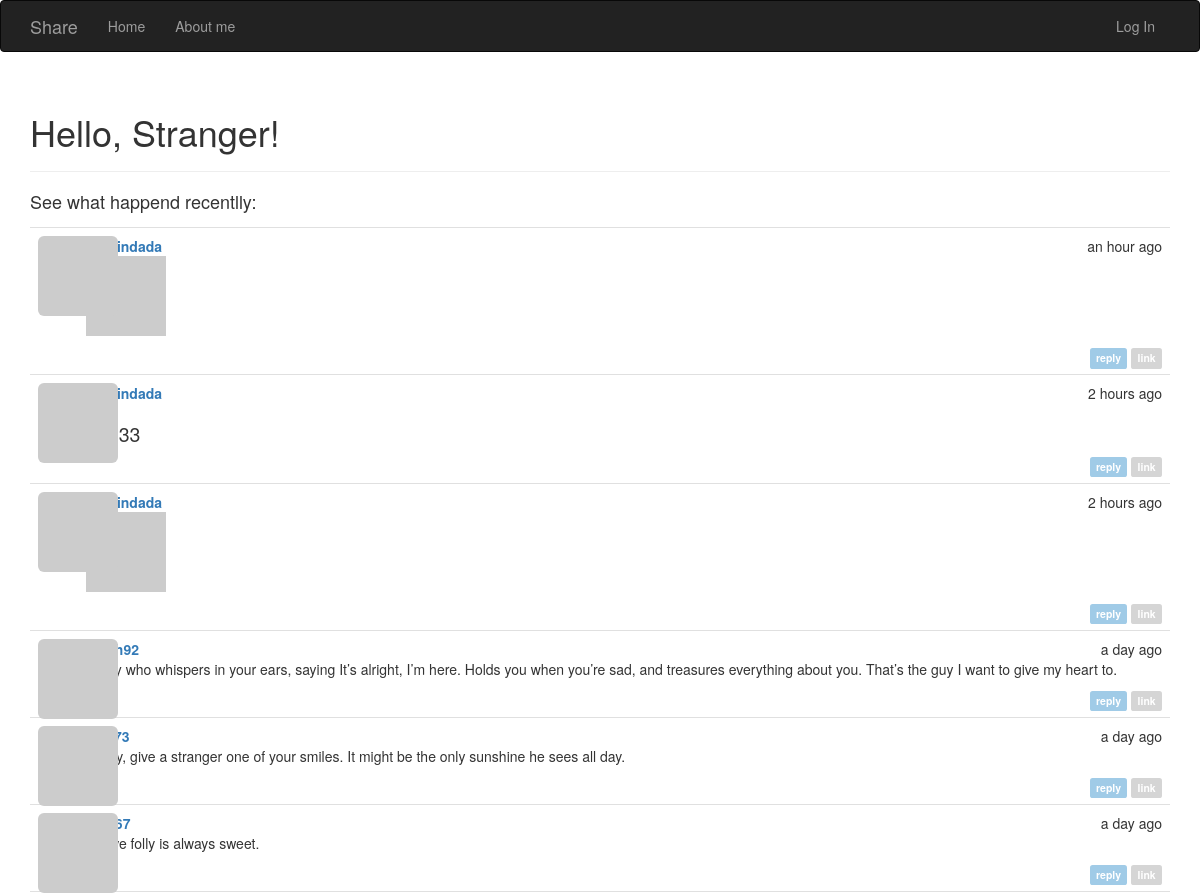
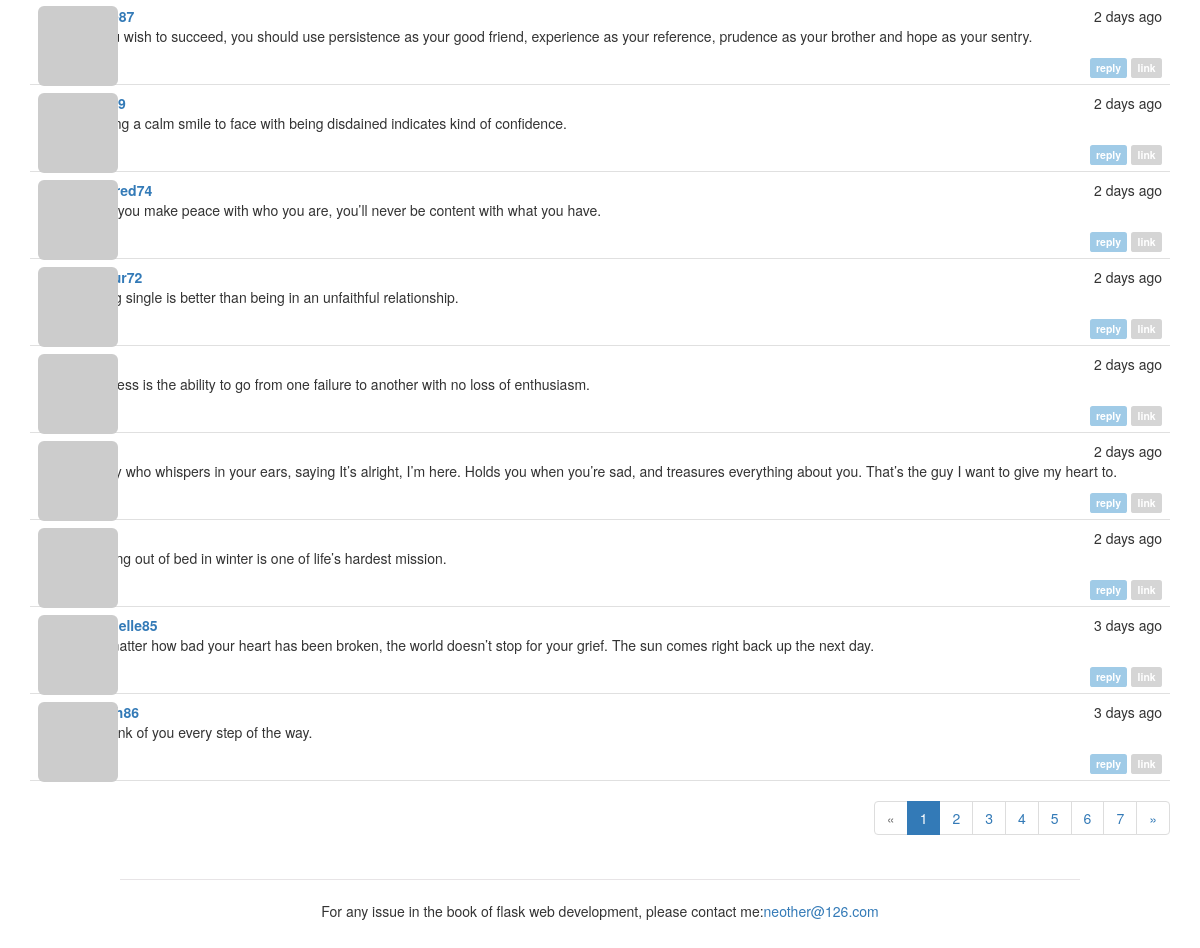
The page / on the database its author committed (2 pictures, top to bottom).
### app/models.py (models this page shows, shortened)
class Post(db.Model):
    __tablename__ = 'posts'
    id = db.Column(db.Integer, primary_key=True)
    body = db.Column(db.Text)
    timestamp = db.Column(db.DateTime, index=True, default=datetime.utcnow)
    author_id = db.Column(db.Integer, db.ForeignKey('users.id'))
    body_html = db.Column(db.Text)
    comments = db.relationship('Comment', backref='post', lazy='dynamic')

class User(UserMixin, db.Model):
    __tablename__ = 'users'
    id = db.Column(db.Integer, primary_key=True)
    email = db.Column(db.String(64), unique=True, index=True)
    username = db.Column(db.String(64), unique=True, index=True)
    password_hash = db.Column(db.String(128))
    role_id = db.Column(db.Integer, db.ForeignKey('roles.id'))
    confirmed = db.Column(db.Boolean, default=False)
    name = db.Column(db.String(64))
    location = db.Column(db.String(64))
    about_me = db.Column(db.Text())
    member_since = db.Column(db.DateTime(), default=datetime.utcnow)
    last_seen = db.Column(db.DateTime(), default=datetime.utcnow)
    avatar_hash = db.Column(db.String(32))
    posts = db.relationship('Post', backref='author', lazy='dynamic')
    comments = db.relationship('Comment', backref='author', lazy='dynamic')
    @property
    def password(self):
        raise AttributeError('password is not a readable attribute')
    def gravatar_hash(self):
        return hashlib.md5(self.email.lower().encode('utf-8')).hexdigest()
    def gravatar(self, size=100, default='identicon', rating='g'):
        url = 'https://secure.gravatar.com/avatar'
        hash = self.avatar_hash or self.gravatar_hash()
        return '{url}/{hash}?s={size}&d={default}&r={rating}'.format(
            url=url, hash=hash, size=size, default=default, rating=rating)

### app/main/views.py (the view)
@main.route('/', methods=['GET', 'POST'])
def index():
    form = PostForm()
    if current_user.can(Permission.WRITE) and form.validate_on_submit():
        post = Post(body=form.body.data,
                    author=current_user._get_current_object())
        db.session.add(post)
        db.session.commit()
        return redirect(url_for('.index'))
    page = request.args.get('page', 1, type=int)
    pagination = Post.query.order_by(Post.timestamp.desc()).paginate(
        page, per_page=current_app.config['FLASKY_POSTS_PER_PAGE'],
        error_out=False)
    posts = pagination.items
    return render_template('index.html', form=form, posts=posts,
                           pagination=pagination)

### app/auth/views.py (called while the page is built)
@auth.before_app_request
def before_request():
    if current_user.is_authenticated:
        current_user.ping()
        if not current_user.confirmed \
                and request.blueprint != 'auth' \
                and request.endpoint != 'static':
            return redirect(url_for('auth.unconfirmed'))

### app/main/__init__.py (called while the page is built)
@main.app_context_processor
def inject_permissions():
    return dict(Permission=Permission)

### app/models.py (called while the page is built)
    def can(self, permissions):
        return False

### app/templates/index.html (shortened to what this page needs)
{% extends "base.html" %}
{% import "bootstrap/wtf.html" as wtf %}
{% import "_macros.html" as macros %}
{% block page_content %}
    <div class="page-header">
        <h1>Hello, {% if current_user.is_authenticated %}{{ current_user.username }}{% else %}Stranger{% endif %}!</h1>
    </div>
    {% if not current_user.is_authenticated %}
        <h4>
        See what happend recentlly:
        </h4>
    {% endif %}
    {% include '_posts.html' %}
    {% if pagination %}
        <div class="pagination">
            {{ macros.pagination_widget(pagination, '.index') }}
        </div>
    {% endif %}
{% endblock %}

### app/templates/_posts.html (shortened to what this page needs)
<ul class="posts">
    {% for post in posts %}
        <li class="post">
            <div class="profile-thumbnail">
                <a href="{{ url_for('.user', username=post.author.username) }}">
                    <img class="img-rounded profile-thumbnail"
                    src="{{ post.author.gravatar(size=40) }}">
                </a>
            </div>
            <div class="post-content">
                <div class="post-date">{{ moment(post.timestamp).fromNow() }}</div>
                <div class="post-author">
                    <a href="{{ url_for('.user', username=post.author.username) }}">
                        {{ post.author.username }}
                    </a>
                </div>
                <div class="post-body">
                    {% if post.body_html %}
                        {{ post.body_html | safe}}
                    {% else %}
                        {{ post.body }}
                    {% endif %}
                </div>
                <div class="post-footer">
                    <a href="{{ url_for('.post', id=post.id) }}">
                        <span class="label label-info">reply</span>
                    </a>
                    <a href="{{ url_for('.post', id=post.id) }}">
                        <span class="label label-default">link</span>
                    </a>
                </div>
            </div>
        </li>
    {% endfor %}
</ul>

### app/static/styles.css (style rules this page uses)
.profile-thumbnail { position: absolute; }
ul.posts { list-style-type: none; padding: 0px; margin: 16px 0px 0px 0px; border-top: 1px solid #e0e0e0; }
ul.posts li.post { padding: 8px; border-bottom: 1px solid #e0e0e0; }
div.post-date { float: right; }
div.post-author { font-weight: bold; }
div.post-content { margin-left: 48px; min-height: 48px; }
div.post-footer { text-align: right; }
div.pagination { width: 100%; text-align: right; padding: 0px; margin: 0px; }
.post-body h1 { font-size: 140%; }
.label-default { background-color: #D5D5D5; }
.label-info { background-color: #A0CBE7; }

### rows shown on the page
Post: timestamp "an hour ago", author.username "Admindada"
Post: timestamp "2 hours ago", author.username "Admindada"
Post: timestamp "2 hours ago", author.username "Admindada"
Post: timestamp "a day ago", body_html "A guy who whispers in your ears, saying It’s alright, I’m here. Holds you when you’re sad, and treasures everything about you. That’s the guy I want to give my heart to."
Post: timestamp "a day ago", body_html "Today, give a stranger one of your smiles. It might be the only sunshine he sees all day."
Post: timestamp "a day ago", body_html "In love folly is always sweet."
Post: timestamp "2 days ago", body_html "If you wish to succeed, you should use persistence as your good friend, experience as your reference, prudence as your brother and hope as your sentry."
Post: timestamp "2 days ago", body_html "Having a calm smile to face with being disdained indicates kind of confidence."
Post: timestamp "2 days ago", author.username "mildred74", body_html "Until you make peace with who you are, you’ll never be content with what you have."
Post: timestamp "2 days ago", body_html "Being single is better than being in an unfaithful relationship."
Post: timestamp "2 days ago", body_html "Success is the ability to go from one failure to another with no loss of enthusiasm."
Post: timestamp "2 days ago", body_html "A guy who whispers in your ears, saying It’s alright, I’m here. Holds you when you’re sad, and treasures everything about you. That’s the guy I want to give my heart to."
Post: timestamp "2 days ago", body_html "Getting out of bed in winter is one of life’s hardest mission."
Post: timestamp "3 days ago", author.username "michelle85", body_html "No matter how bad your heart has been broken, the world doesn’t stop for your grief. The sun comes right back up the next day."
Post: timestamp "3 days ago", body_html "I’ll think of you every step of the way."

### other values the page prints
{{ p }} "1"
{{ p }} "2" "3" "4" "5" "6" "7"
